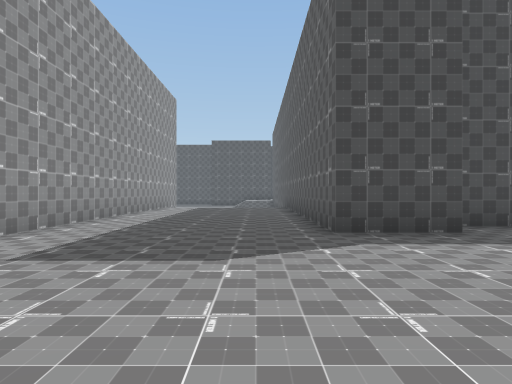
[1] (above)

17 first-person views from a walk through a 3-D level made in the Unity game engine. The camera is 1.3 m above the floor, looks level and sees 75° across. The floor is counted in squares, 2 m on a side. Each view is taken from the middle of a square. On the plan, view 1 faces up. The plan holds only what a view shows up to about 10 squares ahead; the rest is blank. The place goes on beyond the plan. The player is left out.

[2]
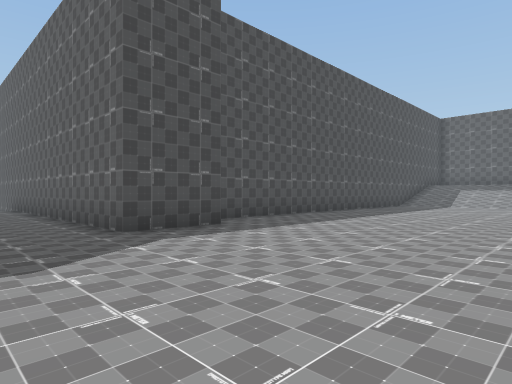

[3]
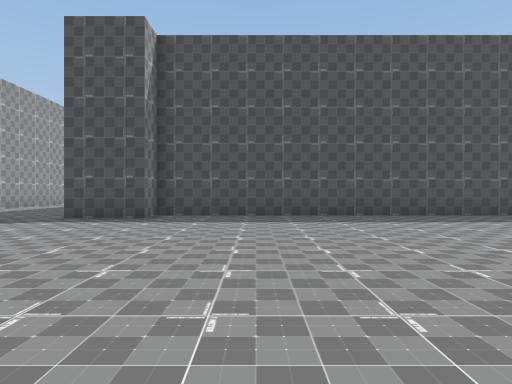

[4]
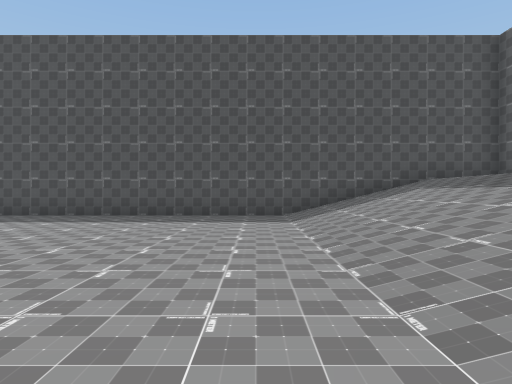

[5]
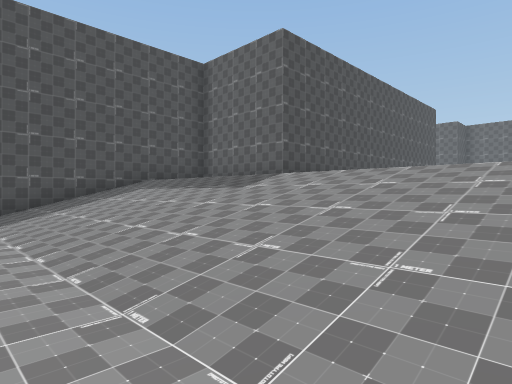

[6]
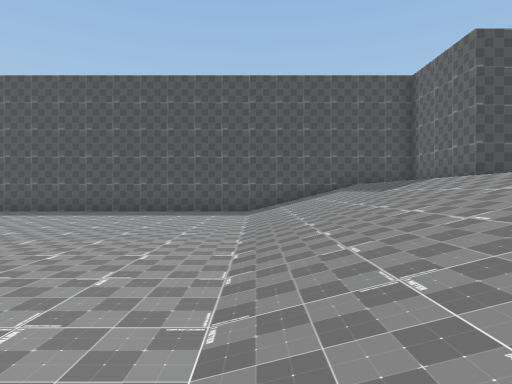

[7]
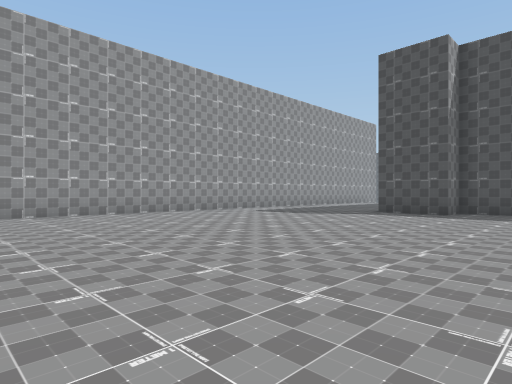

[8]
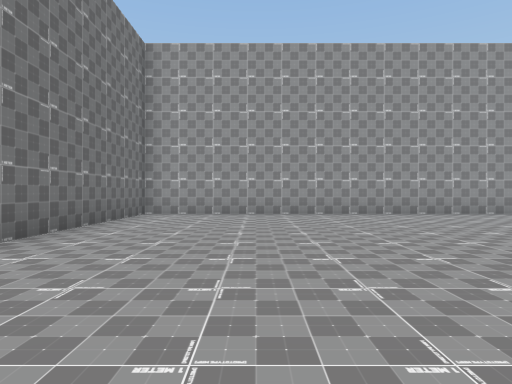

[9]
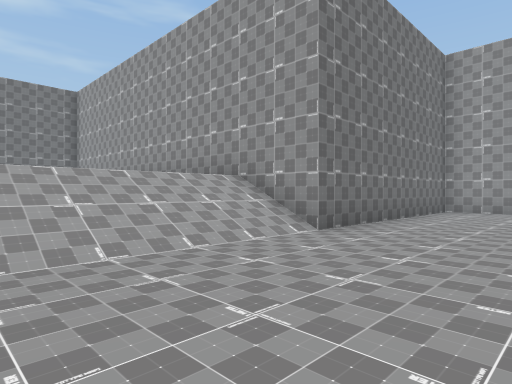

[10]
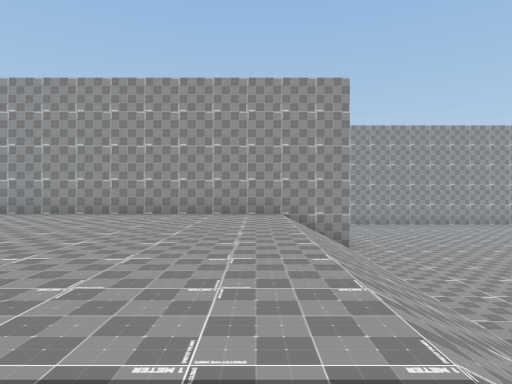

[11]
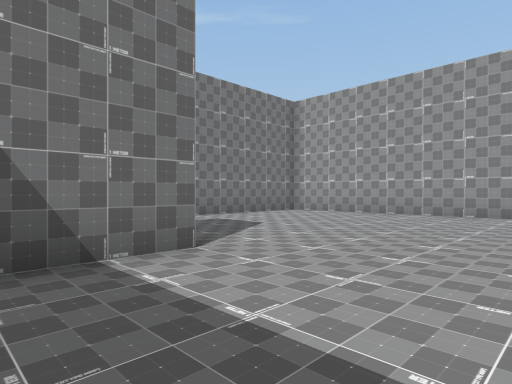

[12]
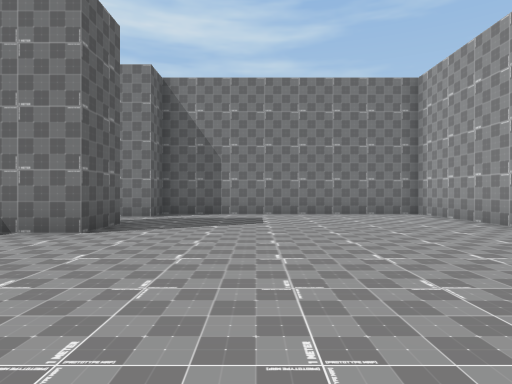

[13]
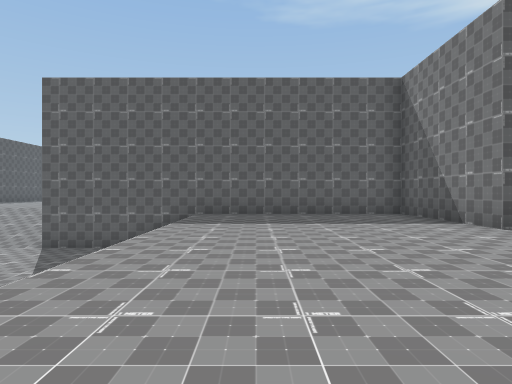

[14]
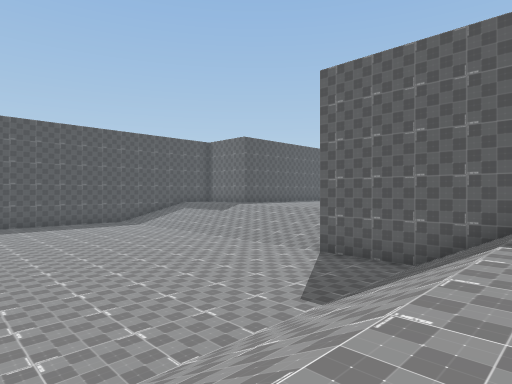

[15]
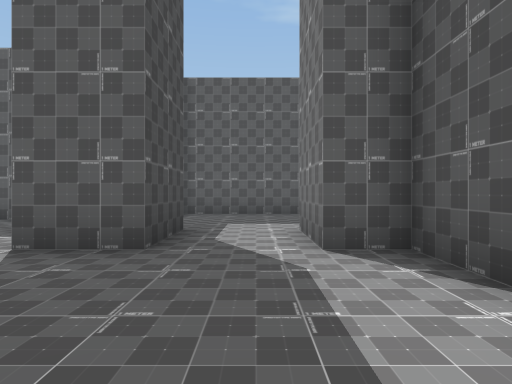

[16]
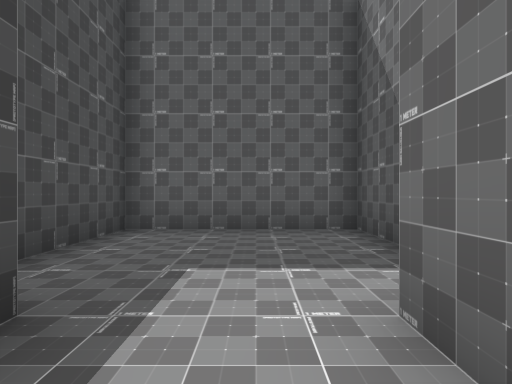

[17]
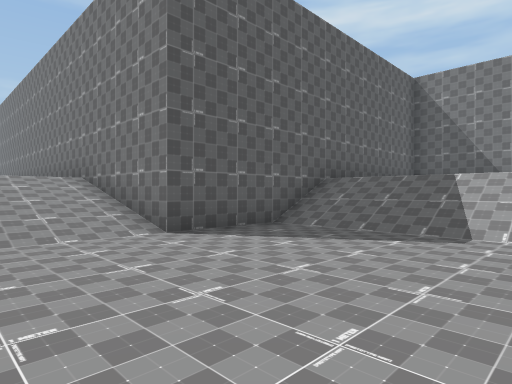

### Floor plan
Key: @ floor where view 1 was taken; # wall or solid block; . main floor; : floor 2 m higher than the main floor; / step, stairs or slope.
Columns run from 4 left of view 1 to 21 right of it. Each row starts with its distance up from view 1.
 12      .#
 11      .#
 10 #.....#
  9 #.....#
  8 #.....#
  7 #.....###################
  6 #.....##...........////: #
  5 #..................////: #
  4  ..................////: #
  3  ..................////: #
  2 #..................////:
  1 #..................////:
  0 #...@..............////:
 -1 #..................////:
 -2 #..................////:
 -3 #.......... .......////
 -4 #.......... .......///
 -5 #.......... .......////:
 -6 #..................////:
 -7 #..................#######
 -8 #..................#
 -9 #..................#
-10 ########///////////#
-11        #///////////#
-12        #:::::::::::#
-13        #:::::::::::#
-14        #:::::::::::#
-15        #:::::::::::#
-16        #:::::::::::#
-17        #::::::::::####
-18        #:::::::####::#
-19        #:::::::::::::#
-20        #:::::::::::::#
-21        #:::::::##::::#
-22        #########   ###

Where each view was taken, in squares from view 1:
view 1: 0 up, 0 right, facing up
view 2: 0 up, 1 left, facing up-right
view 3: 3 down, 6 right, facing up
view 4: 3 down, 14 right, facing up
view 5: 3 down, 14 right, facing up-right
view 6: 6 down, 15 right, facing up
view 7: 5 down, 6 right, facing up-left
view 8: 6 down, 6 right, facing left
view 9: 6 down, 8 right, facing down-left
view 10: 12 down, 13 right, facing left
view 11: 14 down, 13 right, facing down-left
view 12: 12 down, 8 right, facing down
view 13: 13 down, 5 right, facing right
view 14: 12 down, 7 right, facing up-right
view 15: 20 down, 7 right, facing right
view 16: 20 down, 11 right, facing right
view 17: 4 down, 10 right, facing down-right
